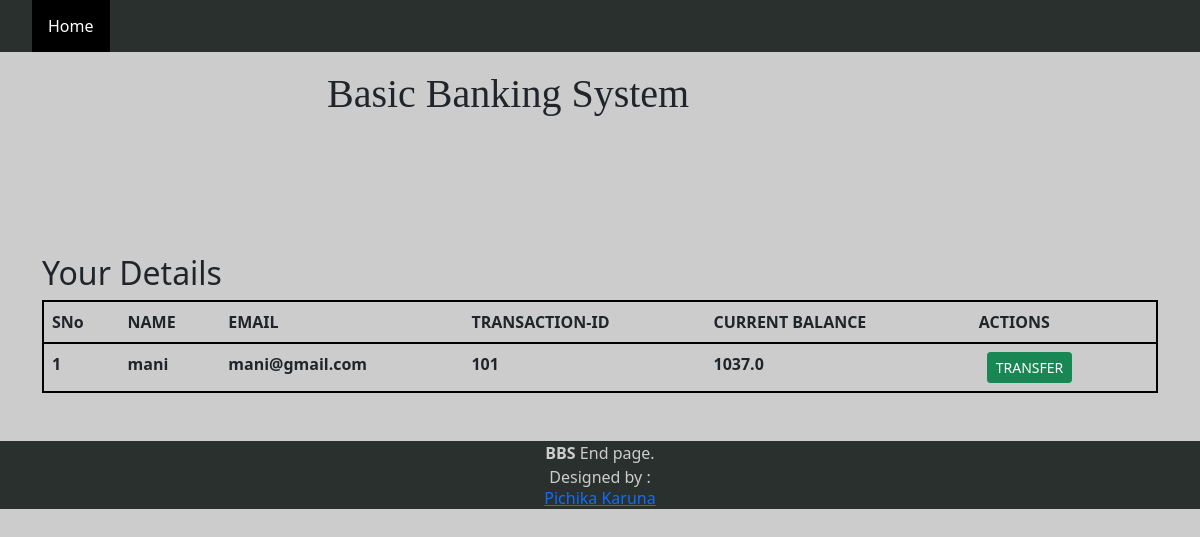
Screenshot of /view/1 with the database file from the repository.
### tables this page shows
CREATE TABLE customers
                 (sno INTEGER ,name TEXT ,email TEXT UNIQUE,transactionid INTEGER   PRIMARY KEY ,current REAL);

### bank.py (the view)
@app.route('/view/<int:sno>')
def viewcust(sno):
    conn = sqlite3.connect('bankdatabase.db')
    conn.row_factory = sqlite3.Row
    c = conn.cursor()
    c.execute("SELECT * FROM customers WHERE sno=" + str(sno))
    cust = c.fetchall()
    conn.commit()
    conn.close()
    return render_template('view.html', cust=cust)

### templates/view.html
{% extends 'base.html' %}
{% block body %}
<div class="container my-5" style="padding-top: 80px;">
  <table class="table">
    <thead>
      <h2>Your Details</h2>
      <tr style="border: 2px solid black;">
        <th scope="col">SNo</th>
        <th scope="col">NAME</th>
        <th scope="col">EMAIL</th>
        <th scope="col">TRANSACTION-ID</th>
        <th scope="col">CURRENT BALANCE</th>
        <th scope="col">ACTIONS</th>
      </tr>
    </thead>
    <tbody>
      {% for details in cust %}
      <tr style="border: 2px solid black;">
        <th scope="row">{{loop.index}}</th>
        <td><b>{{details["name"]}}</b></td>
        <td><b>{{details["email"]}}</b></td>
        <td><b>{{details["transactionid"]}}</b></td>
        <td><b>{{details["current"]}}</b></td>
        <td>
          <a href="/inputinfo/{{details['sno']}}" type="button" class="btn btn-success btn-sm mx-2">TRANSFER</button>
        </td>
      </tr>
      {% endfor %}
    </tbody>
  </table>
</div>
{% endblock body %}

### templates/base.html (style rules this page uses)
* { margin: 0; padding: 0; scrollbar-width: thin; }
body { background-image: url("https://c4.wallpaperflare.com/wallpaper/483/576/977/abstract-hexagon-simple-minimalism-wallpaper-preview.jpg"); background-size: cover; background-attachment: fixed; background-color: #cccccc; padding: 0; margin: 0; }

### rows the page displays
customers: name "mani", email "mani@gmail.com", transactionid "101", current "1037.0"
